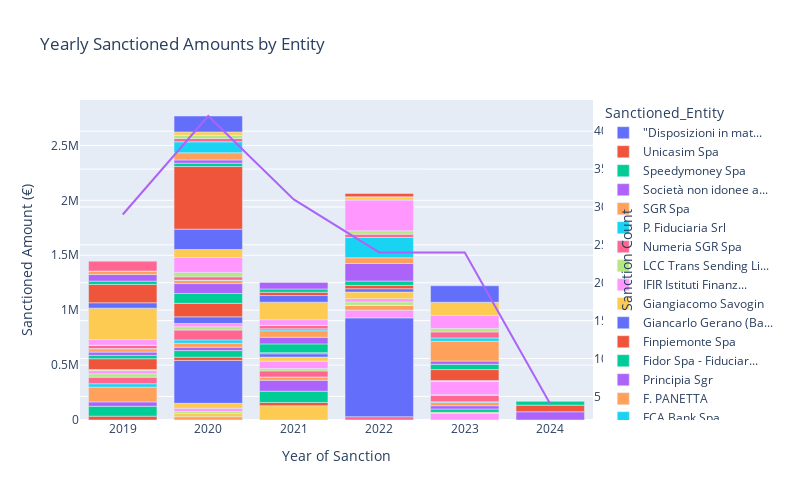

The code cell stored with this chart in its notebook:
### Markdown cell above
## yearly trend data

### Code cell
import plotly.express as px
from natsort import natsorted  # Import natural sorting function

def truncate_legend(label):
    max_length = 20
    return label[:max_length] + '...' if len(label) > max_length else label

# Convert 'Date_of_Sanction' column to datetime
df_result['Date_of_Sanction'] = pd.to_datetime(df_result['Date_of_Sanction'])

# Extract year from 'Date_of_Sanction' column
df_result['Year'] = df_result['Date_of_Sanction'].dt.strftime('%Y')

# Group by year and entity, summing the sanctioned amounts
df_yearly = df_result.groupby(['Year', 'Sanctioned_Entity'])['Sanctioned_Amount'].sum().reset_index()

# Convert 'Year' column to integers
df_yearly['Year'] = df_yearly['Year'].astype(int)

# Sort the DataFrame by the 'Year' column
df_yearly = df_yearly.sort_values(by='Year')

# Group by year and count the number of sanctions
sanction_count = df_result.groupby('Year').size().reset_index(name='Sanction_Count')

# Plot the stacked bar chart
fig = px.bar(df_yearly, x='Year', y='Sanctioned_Amount', color='Sanctioned_Entity',
             title="Yearly Sanctioned Amounts by Entity",
             labels={"Year": "Year of Sanction", "Sanctioned_Amount": "Sanctioned Amount (€)"})

# Add line chart for yearly count
fig.add_scatter(x=sanction_count['Year'], y=sanction_count['Sanction_Count'], 
                mode='lines', name='Sanction Count', yaxis='y2')  # Specify y2 for secondary y-axis

fig.update_layout(
    width=800,  # Set a fixed width of 400 pixels
    height=500,  # Set a fixed height
    yaxis2=dict(
        title='Sanction Count',  # Label for secondary y-axis
        overlaying='y',  # Overlay the secondary y-axis on the primary one
        side='right'  # Position the secondary y-axis on the right side
    )
)

# Truncate legend labels
fig.for_each_trace(lambda trace: trace.update(name=truncate_legend(trace.name)))

fig.show()
